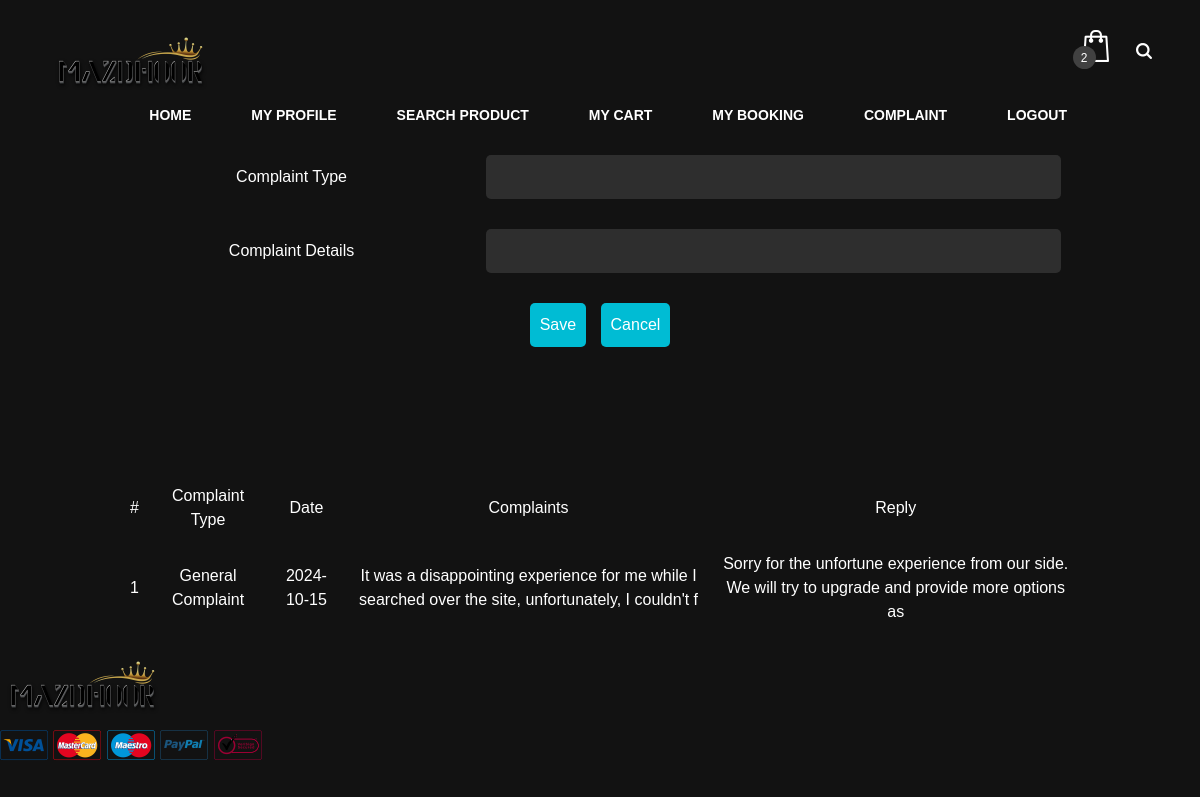
/Project/User/Complaint.php (signed in), run on the app's committed database.
### tables this page shows
CREATE TABLE `tbl_complaint` (
  `complaint_id` int(11) NOT NULL,
  `complaint_complainttype` varchar(100) NOT NULL,
  `complaint_content` varchar(100) NOT NULL,
  `user_id` int(11) NOT NULL,
  `complaint_date` date NOT NULL,
  `complaint_reply` varchar(100) NOT NULL,
  `complaint_status` varchar(100) NOT NULL DEFAULT '0'
);

### Project/User/Complaint.php (the view, shortened to what this page needs)
<?php
include("../Assets/Connection/Connection.php");
include("Head.php");
?>
<!DOCTYPE html PUBLIC "-//W3C//DTD XHTML 1.0 Transitional//EN" "http://www.w3.org/TR/xhtml1/DTD/xhtml1-transitional.dtd">
<html xmlns="http://www.w3.org/1999/xhtml">
<head>
</head>
<body>
<form id="form1" name="form1" method="post" action="">
  <table  align="center">
    <tr align="center">
      <td>Complaint Type</td>
      <td><label for="txt_complaint_type"></label>
      <input type="text" name="txt_complaint_type" id="txt_complaint_type" required autocomplete="off" /></td>
    </tr>
    <tr align="center">
      <td>Complaint Details</td>
      <td><label for="txtcomplaint"></label>
        <input type="text" name="txtcomplaint" id="txtcomplaint" required autocomplete="off"/></td>
    </tr>
    <tr align="center">
      <td colspan="2">
          <input type="submit" name="btnsave" id="btnsave" value="Save" />
          <input type="reset" name="btncancel" id="btncancel" value="Cancel" />
     </td>
    </tr>
  </table>
  <br />
  <br />
  <br />
  <table  align="center">
    <tr align="center">
      <td>#</td>
      <td>Complaint Type</td>
      <td>Date</td>
      <td>Complaints</td>
      <td>Reply</td>
    </tr>
    <?php
$i=0;
$selqry = "select * from tbl_complaint c inner join tbl_user u on u.user_id = c.user_id  where c.user_id='".$_SESSION["uid"]."'";
$result = $conn->query($selqry);
while($row = $result->fetch_assoc())
{
	$i++;
?>
    <tr align="center">
      <td><?php echo $i;?></td>
      <td><?php echo $row["complaint_complainttype"];?></td>
      <td><?php echo $row["complaint_date"];?></td>
      <td><?php echo $row["complaint_content"];?></td>
      <td><?php echo $row["complaint_reply"];?></td>
      <?php
}
?>
  </table>
</form>
</body>
</html>
<?php include("Foot.php"); ?>

### Project/Assets/Templates/User/Main/css/style.css (style rules this page uses)
html, body { height: 100%; font-family: 'Raleway', sans-serif; -webkit-font-smoothing: antialiased; font-smoothing: antialiased; }

### Project/User/Complaint.php (style rules this page uses)
body { background-color: #121212; color: #ffffff; font-family: Arial, sans-serif; margin-top:140px }
table { width: 80%; margin: 20px auto; border-collapse: collapse; animation: fadeIn 1s; }
th, td { padding: 10px; text-align: center; }
input[type="text"], input[type="submit"], input[type="reset"] { padding: 10px; margin: 5px; border: none; border-radius: 5px; }
input[type="text"] { width: calc(100% - 22px); background-color: #2e2e2e; color: #ffffff; }
input[type="submit"], input[type="reset"] { background-color: #00bcd4; color: #ffffff; cursor: pointer; }

### data on the page
tbl_complaint: complaint_complainttype "General Complaint", complaint_date "2024-10-15", complaint_content "It was a disappointing experience for me while I searched over the site, unfortunately, I couldn't f", complaint_reply "Sorry for the unfortune experience from our side. We will try to upgrade and provide more options as"
